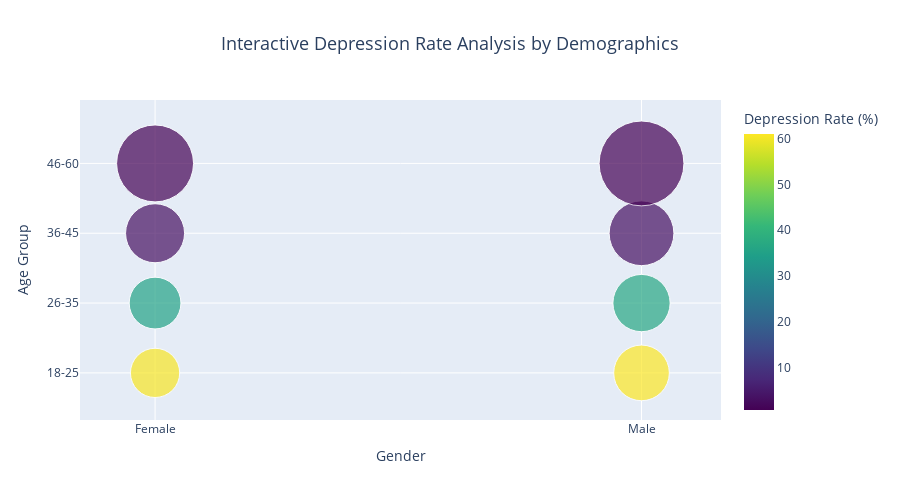

Notebook code for this chart:
### Markdown cell above
## Subtask 3.1.4: Design Interactive Visualization Approach with Plotly

### Code cell
print('Subtask 3.1.4: INTERACTIVE VISUALIZATION APPROACH WITH PLOTLY')
print('='*65)

# Design interactive dashboard structure
dashboard_structure = {
    "Executive Summary Dashboard": {
        "Purpose": "High-level KPIs and key insights overview",
        "Components": [
            "Overall depression rate gauge chart",
            "Top risk factors treemap",
            "Demographic breakdown sunburst",
            "Trend indicators (if temporal data available)"
        ],
        "Interactivity": "Hover details, clickable drill-downs, filter controls"
    },
    "Demographic Analysis Dashboard": {
        "Purpose": "Deep dive into population characteristics",
        "Components": [
            "Age group comparison bar charts with animations",
            "Gender vs profession matrix heatmap",
            "Geographic distribution scatter map",
            "Cross-demographic correlation network"
        ],
        "Interactivity": "Multi-select filters, zoom controls, comparison toggles"
    },
    "Risk Factor Explorer": {
        "Purpose": "Interactive exploration of mental health risk factors",
        "Components": [
            "Parallel coordinates plot for multi-factor analysis",
            "3D scatter plot for lifestyle factor relationships",
            "Sankey diagram for risk factor flow",
            "Radar charts for individual risk profiles"
        ],
        "Interactivity": "Parameter sliders, profile comparison, real-time updates"
    },
    "Bias Detection Monitor": {
        "Purpose": "Fairness and equity analysis across groups",
        "Components": [
            "Group parity comparison charts",
            "Statistical significance indicators",
            "Confidence interval visualizations",
            "Bias metrics dashboard"
        ],
        "Interactivity": "Group selection, metric switching, statistical test results"
    }
}

# Display dashboard structure
for dashboard, details in dashboard_structure.items():
    print(f"\n{dashboard.upper()}:")
    print(f"Purpose: {details['Purpose']}")
    print(f"\nComponents:")
    for component in details['Components']:
        print(f"  - {component}")
    print(f"\nInteractivity Features: {details['Interactivity']}")

print("\n" + "="*70)
print("PLOTLY IMPLEMENTATION FEATURES:")
print("- Responsive design for multiple screen sizes")
print("- Custom color schemes for accessibility")
print("- Export capabilities (PNG, PDF, HTML)")
print("- Integration with Streamlit for web deployment")
print("- Real-time data updates capability")
print("- Cross-filter interactions between charts")
print("- Statistical annotations and significance testing")
print("- Mobile-friendly touch interactions")
# Demonstration: Create a sample interactive visualization
print('DEMONSTRATION: SAMPLE INTERACTIVE PLOTLY VISUALIZATION')
print('='*55)

# Create sample interactive depression rate by demographics
demo_data = train_df.groupby(['Gender', 'Age_Group'])['Depression'].agg(['count', 'sum']).reset_index()
demo_data['Depression_Rate'] = (demo_data['sum'] / demo_data['count']) * 100
demo_data['Total_Population'] = demo_data['count']

# Interactive bubble chart
fig = px.scatter(demo_data, 
                 x='Gender', 
                 y='Age_Group',
                 size='Total_Population',
                 color='Depression_Rate',
                 hover_data={'Depression_Rate': ':.1f', 'Total_Population': True},
                 title='Interactive Depression Rate Analysis by Demographics',
                 color_continuous_scale='Viridis',
                 size_max=60)

fig.update_layout(
    title={'x': 0.5, 'font': {'size': 18}},
    xaxis_title='Gender',
    yaxis_title='Age Group',
    coloraxis_colorbar=dict(title="Depression Rate (%)"),
    height=500,
    hovermode='closest'
)

fig.show()

print("Sample interactive visualization created!")
print("This demonstrates the type of interactive insights we'll create in subsequent tasks.")
# Demonstration: Advanced Seaborn statistical visualization
print('DEMONSTRATION: ADVANCED SEABORN STATISTICAL VISUALIZATION')
print('='*60)

# Create comprehensive statistical overview
fig, axes = plt.subplots(2, 2, figsize=(16, 12))

# 1. Violin plot for age distribution by depression status
sns.violinplot(data=train_df, x='Depression', y='Age', ax=axes[0,0], palette='viridis')
axes[0,0].set_title('Age Distribution by Depression Status\n(Statistical Density)', fontsize=14)
axes[0,0].set_xlabel('Depression Status (0=No, 1=Yes)')

# 2. Count plot with statistical annotations
sns.countplot(data=train_df, x='Gender', hue='Depression', ax=axes[0,1], palette='husl')
axes[0,1].set_title('Gender Distribution with Depression Breakdown', fontsize=14)
axes[0,1].legend(title='Depression', labels=['No', 'Yes'])

# 3. Box plot for work/study hours
sns.boxplot(data=train_df, x='Depression', y='Work/Study Hours', ax=axes[1,0], palette='coolwarm')
axes[1,0].set_title('Work/Study Hours Distribution by Depression', fontsize=14)
axes[1,0].set_xlabel('Depression Status (0=No, 1=Yes)')

# 4. Correlation heatmap for numerical features
numerical_cols = ['Age', 'Work/Study Hours', 'Financial Stress', 'Depression']
available_cols = [col for col in numerical_cols if col in train_df.columns]
corr_matrix = train_df[available_cols].corr()

sns.heatmap(corr_matrix, annot=True, cmap='RdBu_r', center=0, 
            square=True, ax=axes[1,1], fmt='.3f')
axes[1,1].set_title('Feature Correlation Matrix\n(Statistical Relationships)', fontsize=14)

plt.tight_layout()
plt.show()

print("Advanced Seaborn statistical visualizations created!")
print("These provide detailed statistical insights complementing Plotly's interactivity.")

### Figure 1 — Plotly figure (JSON) as saved in the notebook; plotly's stock layout.template omitted (floating-point values rounded to 4 significant figures)
{"data": [{"customdata": [[60.51, 10570.0], [35.53, 11670.0], [3.344, 15190.0], [0.8603, 25810.0], [61.01, 13500.0], [36.57, 14290.0], [3.247, 18300.0], [0.7649, 31380.0]], "hovertemplate": "Gender=%{x}<br>Age_Group=%{y}<br>Total_Population=%{customdata[1]}<br>Depression_Rate=%{marker.color:.1f}<extra></extra>", "legendgroup": "", "marker": {"color": [60.51, 35.53, 3.344, 0.8603, 61.01, 36.57, 3.247, 0.7649], "coloraxis": "coloraxis", "size": [10567, 11671, 15192, 25806, 13497, 14294, 18296, 31377], "sizemode": "area", "sizeref": 8.716, "symbol": "circle"}, "mode": "markers", "name": "", "orientation": "v", "showlegend": false, "type": "scatter", "x": ["Female", "Female", "Female", "Female", "Male", "Male", "Male", "Male"], "xaxis": "x", "y": ["18-25", "26-35", "36-45", "46-60", "18-25", "26-35", "36-45", "46-60"], "yaxis": "y"}], "layout": {"coloraxis": {"colorbar": {"title": {"text": "Depression Rate (%)"}}, "colorscale": [[0, "#440154"], [0.1111, "#482878"], [0.2222, "#3e4989"], [0.3333, "#31688e"], [0.4444, "#26828e"], [0.5556, "#1f9e89"], [0.6667, "#35b779"], [0.7778, "#6ece58"], [0.8889, "#b5de2b"], [1, "#fde725"]]}, "height": 500, "hovermode": "closest", "legend": {"itemsizing": "constant", "tracegroupgap": 0}, "title": {"font": {"size": 18}, "text": "Interactive Depression Rate Analysis by Demographics", "x": 0.5}, "xaxis": {"anchor": "y", "domain": [0, 1], "title": {"text": "Gender"}}, "yaxis": {"anchor": "x", "domain": [0, 1], "title": {"text": "Age Group"}}}}
